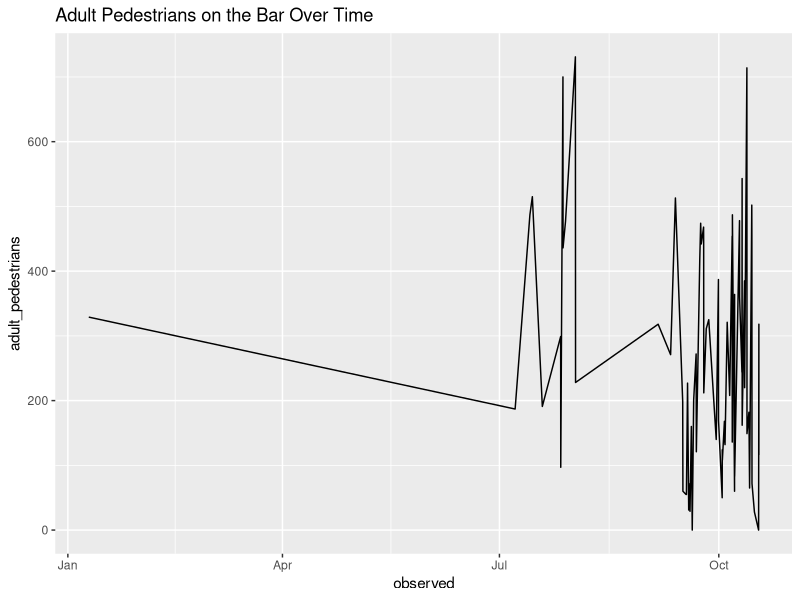
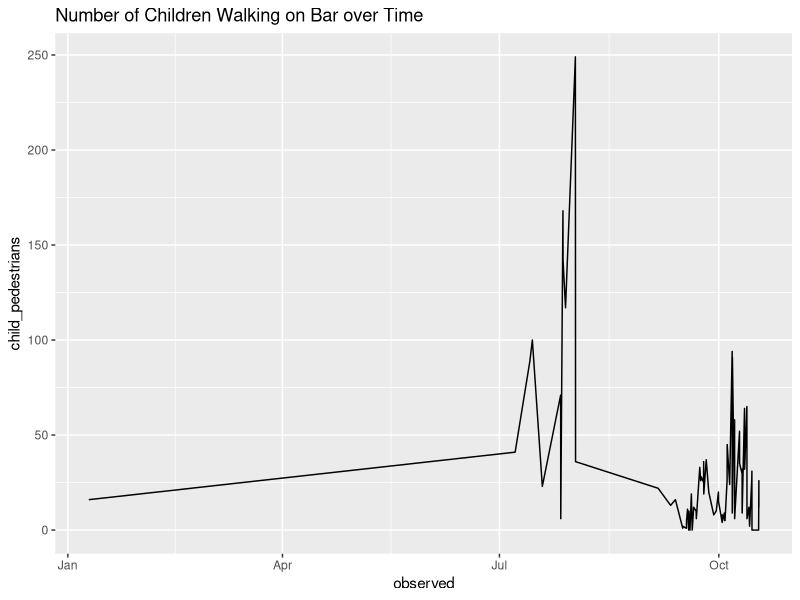
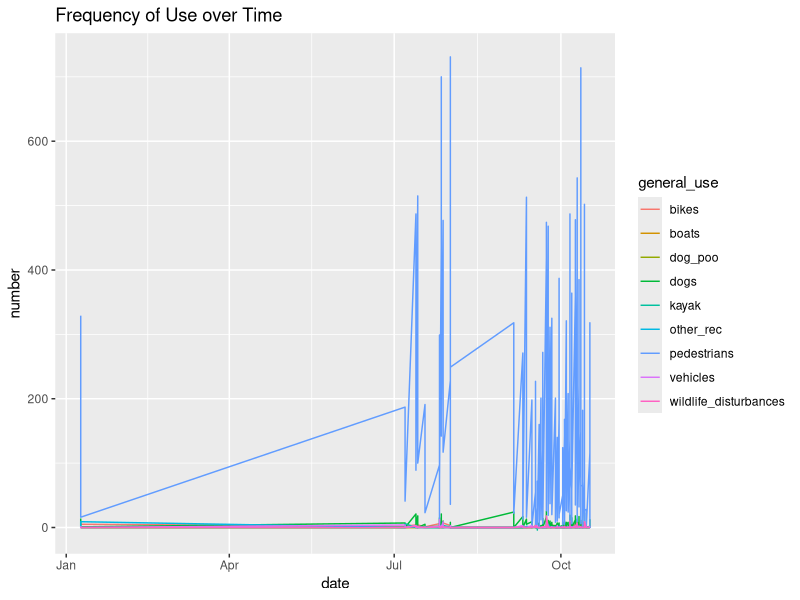
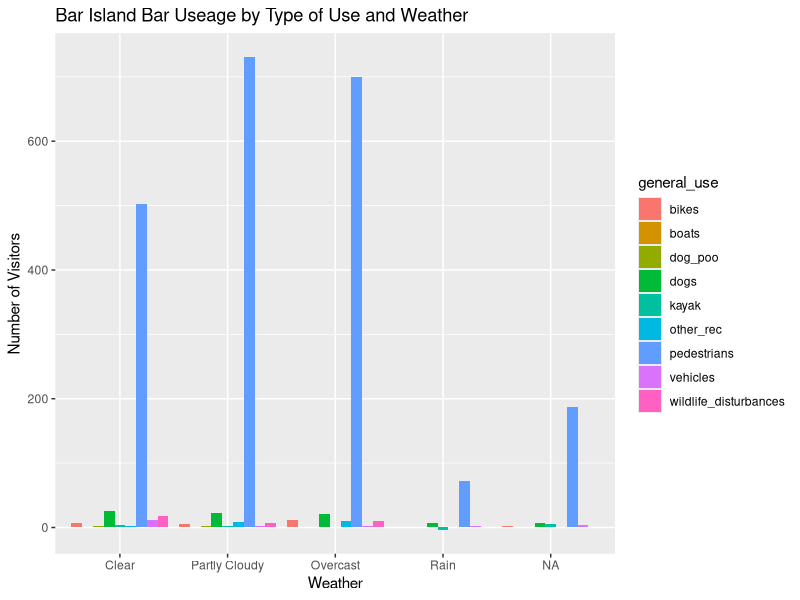
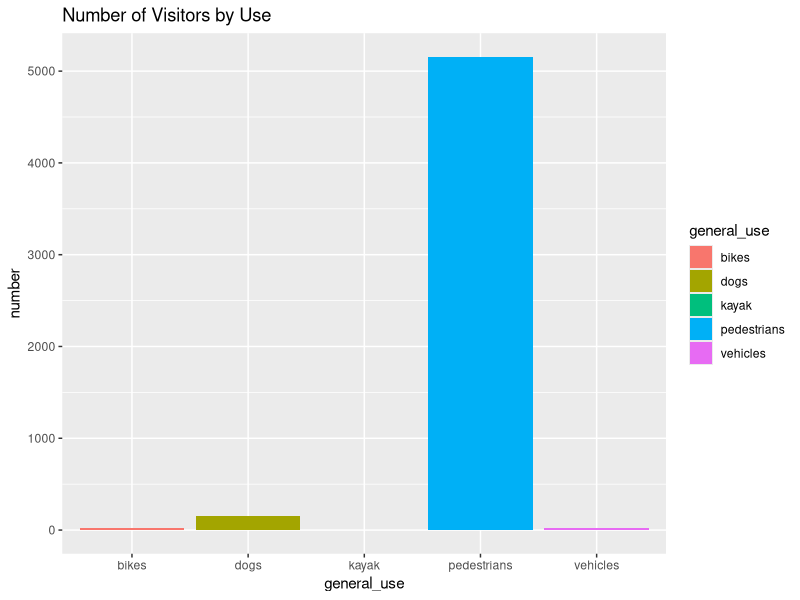

Recreate these plots in R, in order.
## ---- chunk 1
# install.packages("tidyverse")
library(tidyverse)
library(readr)
## ---- chunk 2
bar_24_raw <- read_csv("data/sand_bar_to_bar_island_usage_survey-2024-04-17_08.05.40.csv")

## ---- chunk 3
bar_24 <- bar_24_raw %>%
  select(observed, Number_of_Adult_Pedestrians, Number_of_Children_Pedestrians,Vehicles_that_drove_on_the_Bar_without_parking_or_picking_up_passengers, Vehicles_that_drove_on_to_the_Bar_and_parked, Vehicles_that_drove_on_the_Bar_for_official_purposes__park_vehicle_headed_to_Bar_Island__Bar_Harbor_Police__or_municipal, Dogs_on_leash, Dogs_off_leash, Number_of_instances_of_dogs_defecating_and_owners_picking_it_up, Number_of_instances_of_dogs_defecating_and_owners_NOT_picking_it_up, `Number_of_private_kayak_groups_(arriving_with_personal_vehicles)`, Number_of_private_kayaks_launched, Number_of_other_boats_launched, Number_of_people_fishing, Number_of_people_birding, Number_of_people_in_the_water, `Number_of_wildlife_disturbances_(if_a_dog_disturbs_a_group_of_birds_count_as_one)_`, Number_of_bicyclists, Current_Weather) 

colnames(bar_24) <- c("observed", "adult_pedestrians", "child_pedestrians","vehicles_no_parking", "vehicles_parking", "vehicles_official", "dogs_leash", "dogs_off_leash", "dogs_defecating_pick_up", "dogs_defecating_no_pick_up", "kayak_group", "private_kayaks", "other_boats", "fishers", "birders", "swimmers_waders", "wildlife_disturbances", "bicyclists", "weather")

bar_24 <- bar_24 %>% 
  mutate_if(is.numeric, replace_na, replace = 0) %>%
  filter(!row_number() %in% c(1, 16))

bar_24$observed <- as_datetime(bar_24$observed)

bar_24 <- bar_24 %>%
  mutate(weather = as_factor(bar_24$weather))

bar_24_with_total <- bar_24 %>%
  mutate(total_pedestrians = rowSums(bar_24[ , c("adult_pedestrians", "child_pedestrians")], na.rm=TRUE))

# bar_24 <-mutate(weather = fct_relevel(bar_24$weather, c("clear", "partly cloudy", "overcast", "rain")))

## ---- chunk 4
bar_24_long <- bar_24 %>%
  pivot_longer(! c(observed, weather),
    names_to = "use",
    values_to = "number") %>%
  group_by(use) %>%
  mutate(general_use = case_when(
         use == "adult_pedestrians" ~ "pedestrians", 
         use == "child_pedestrians" ~ "pedestrians", 
         use == "vehicles_no_parking" ~ "vehicles", 
         use == "vehicles_parking" ~ "vehicles",
         use == "vehicles_official" ~ "vehicles",
         use == "dogs_leash" ~ "dogs", 
         use == "dogs_off_leash" ~ "dogs",
         use == "dogs_defecating_pick_up" ~ "dog_poo", 
         use == "dogs_defecating_no_pick_up" ~ "dog_poo",
         use == "kayak_group" ~ "kayak", 
         use == "private_kayaks" ~ "kayak", 
         use == "other_boats" ~ "boats", 
         use == "fishers" ~ "other_rec", 
         use == "birders" ~ "other_rec", 
         use == "swimmers_waders" ~ "other_rec", 
         use == "wildlife_disturbances" ~ "wildlife_disturbances", 
         use == "bicyclists" ~ "bikes")) %>%
  mutate(date = date(observed))
## ---- chunk 5
bar_24 %>%
  ggplot(
    mapping = aes(
      x = observed, 
      y = adult_pedestrians)) +
    geom_line() + 
  labs( 
    title = "Adult Pedestrians on the Bar Over Time")

bar_24 %>%
  ggplot(
    mapping = aes(
      x = observed, 
      y = child_pedestrians)) +
    geom_line() + 
  labs(
    title = "Number of Children Walking on Bar over Time"
  )

# bar_24 %>%
#   ggplot(
#     mapping = aes(
#       x = observed, 
#       y = total_pedestrians)) +
#     geom_line() 

bar_24_long %>%
  select(c(date, general_use, number)) %>%
  group_by(general_use) %>%
  ggplot( 
    aes( 
      x = date, 
      y = number, 
      color = general_use, na.rm)) + 
  geom_line() + 
  labs(
    title = "Frequency of Use over Time"
  )


# pedestrians <- 
#   
# # Plot
# bar_24 %>% 
#   select(adult_pedestrians, child_pedestrians, observed) %>%
#   ggplot( 
#     aes(x=observed, y=n, group=name, color=name)) +
#     geom_line()
## ---- chunk 6
# bar_24_long %>%
#   filter(general_use == c("bikes", "boats", "dogs", "kayak", "other_rec", "pedestrians", "vehicles", "wildlife_disturbances")) %>%
#   ggplot(
#     aes(
#       fill = general_use, 
#       x = general_use, 
#       y = number)) + 
#   geom_bar(position= "dodge", stat = "identity") + 
#   labs( 
#     title = "Bar Island Visitation by Type of Use")

bar_24_long %>%
  group_by(general_use) %>%
  ggplot( 
    aes(
      fill = general_use,
      x = weather, 
      y = number)) + 
  geom_bar(position="dodge", stat="identity") + 
  labs( 
    title = "Bar Island Bar Useage by Type of Use and Weather", 
    x = "Weather",
    y = "Number of Visitors", 
    ) 

bar_24_long %>%
  filter(general_use == c("pedestrians", "vehicles", "kayak", "bikes", "dogs")) %>%
  ggplot( 
    aes(
      fill = general_use,
      x = general_use, 
      y = number
    )) +
  geom_bar(stat = "identity") + 
  labs(
    title = "Number of Visitors by Use"
  )

